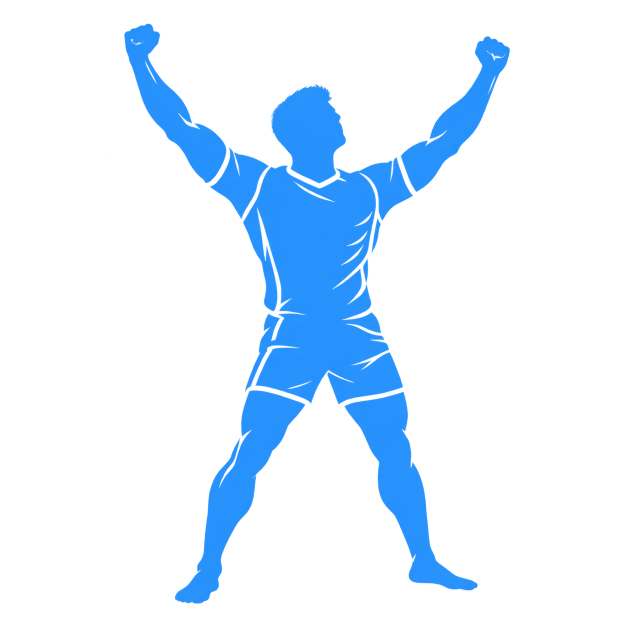
#> input picture kabaddi-game/tools/ui_art/src/art_celebrate.png, 1254 x 1254 px, given in place of icon_source.webp, which was not available (shown at 1/2 size)
$ python import_art.py
#> lines starting #> are read from the running program, lines starting #| are printed output that depends on the picture; pictures that were not available may be replaced by others from this repository, and a replacement may not be noted
#!/usr/bin/env python3
"""The app icon and the menus' coloured figures, from the art in tools/ui_art/src.

    python3 tools/ui_art/import_art.py

src/icon_source.webp (a painted raider reaching, a defender at his thigh) becomes the launcher icon:
assets/icon/icon_bg_432.png is the adaptive icon's background, the picture full bleed, framed so his face,
his reaching hand and the hand on his thigh are inside the 72 dp a launcher shows of the 108 dp canvas (a
circle on some phones); assets/icon/icon_fg_432.png is an empty foreground; assets/icon/icon_192.png is the
icon for launchers without adaptive icons, and assets/icon/icon_512.png the project's own (the web build's).

src/art_*.png and .webp (flat silhouettes, already in the home screen tiles' colours) are cropped to the
figure and scaled down into assets/ui/art_*.png, keeping their transparency.
"""
import os

from PIL import Image, ImageFilter

HERE = os.path.dirname(os.path.abspath(__file__))
SRC = os.path.join(HERE, "src")
ROOT = os.path.normpath(os.path.join(HERE, "..", ".."))

# The icon's frame on the source picture (1254 px square): the 108 dp canvas is FRAME px across round CENTRE;
# the middle two thirds of it are what a launcher shows.
CENTRE = (590, 560)
FRAME = 1300
ART_MAX = 900   # px, the longest side of a menu figure


def icon():
    src = Image.open(os.path.join(SRC, "icon_source.webp")).convert("RGB")
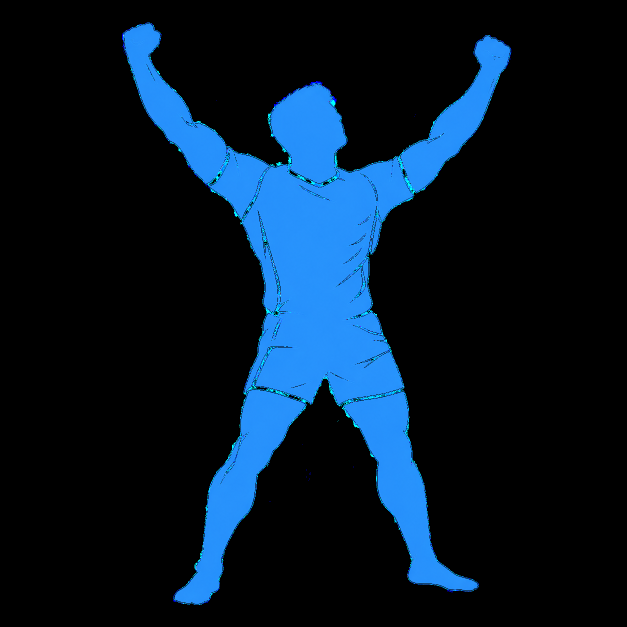
#> src: PIL image 1254x1254 RGB (shown at 1/2 size); mean R, G, B 6, 23.8, 40.8
    w = src.width
#> w = 1254
    # Past the picture's edges (only in the margin a launcher masks off, seen while an icon is dragged or
    # animated), the picture itself, blurred and stretched.
    pad = FRAME
    base = src.resize((w + 2 * pad, w + 2 * pad), Image.LANCZOS).filter(ImageFilter.GaussianBlur(40))
    base.paste(src, (pad, pad))
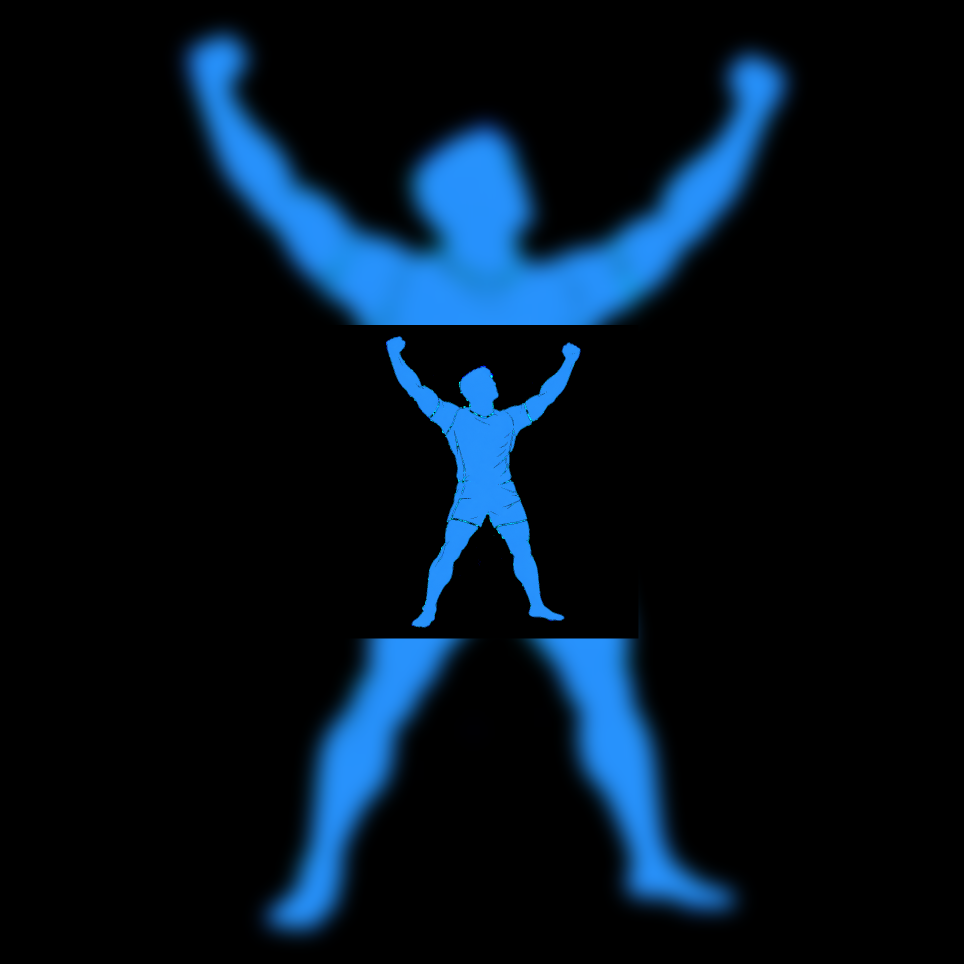
#> base: PIL image 3854x3854 RGB (shown at 1/4 size); mean R, G, B 4.3, 17, 29
    cx, cy = CENTRE[0] + pad, CENTRE[1] + pad
    half = FRAME // 2
    canvas = base.crop((cx - half, cy - half, cx + half, cy + half))
    out = os.path.join(ROOT, "assets", "icon")
    os.makedirs(out, exist_ok=True)
    canvas.resize((432, 432), Image.LANCZOS).save(os.path.join(out, "icon_bg_432.png"), optimize=True)
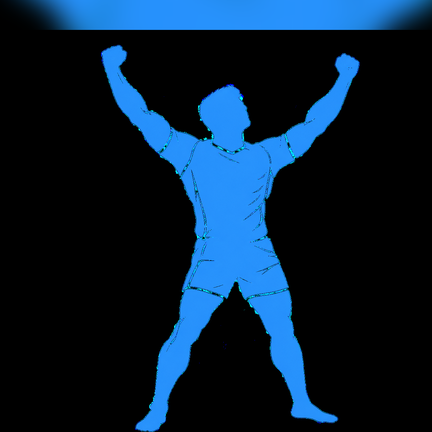
#> saved as icon_bg_432.png: PIL image 432x432 RGB; mean R, G, B 7.7, 30.3, 51.8
    Image.new("RGBA", (432, 432), (0, 0, 0, 0)).save(os.path.join(out, "icon_fg_432.png"), optimize=True)
    # The square icons: what the adaptive one shows.
    vis = FRAME * 72 // 108
    shown = base.crop((cx - vis // 2, cy - vis // 2, cx + vis // 2, cy + vis // 2))
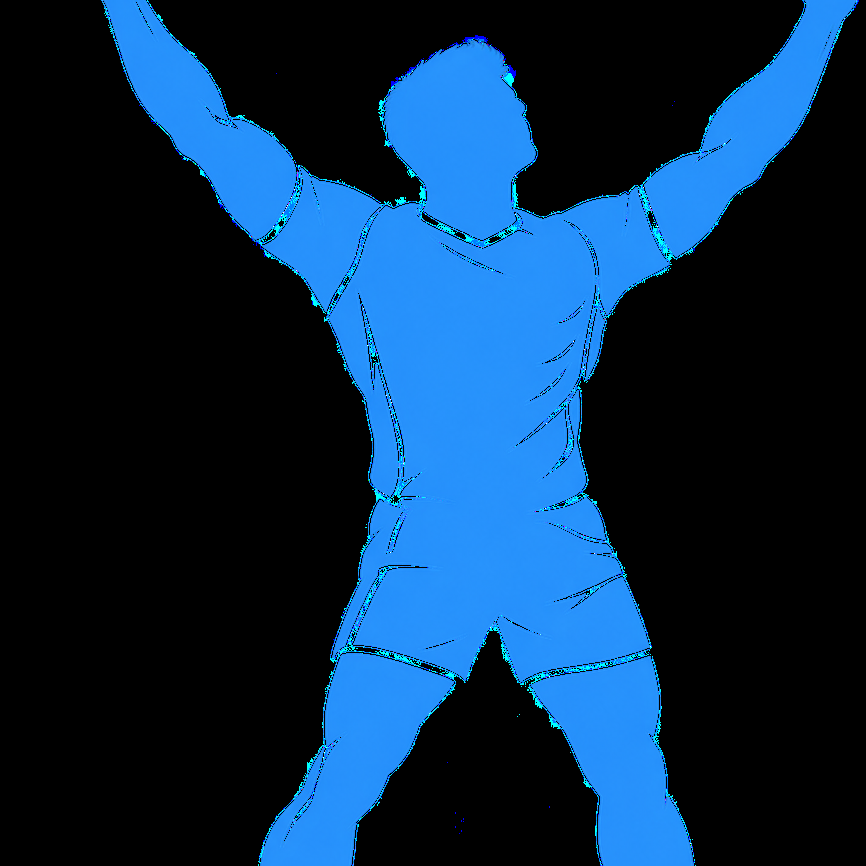
#> shown: PIL image 866x866 RGB; mean R, G, B 10.9, 43.1, 73.8
    shown.resize((192, 192), Image.LANCZOS).save(os.path.join(out, "icon_192.png"), optimize=True)
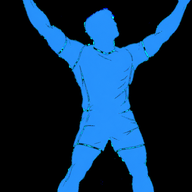
#> saved as icon_192.png: PIL image 192x192 RGB; mean R, G, B 10.9, 43.3, 73.9
    shown.resize((512, 512), Image.LANCZOS).save(os.path.join(out, "icon_512.png"), optimize=True)
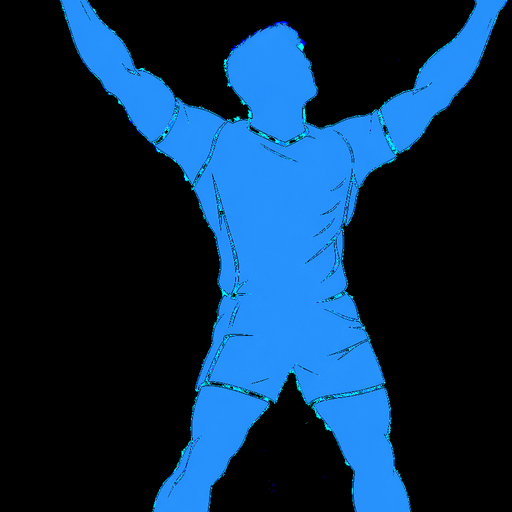
#> saved as icon_512.png: PIL image 512x512 RGB; mean R, G, B 10.9, 43.2, 73.7
    print("icon:", out)


def figures():
    out = os.path.join(ROOT, "assets", "ui")
    for f in sorted(os.listdir(SRC)):
        name, ext = os.path.splitext(f)
        if not name.startswith("art_") or ext not in (".png", ".webp"):
            continue
        im = Image.open(os.path.join(SRC, f)).convert("RGBA")
#> im is the input picture: PIL image 1254x1254 RGBA; mean R, G, B, A 6, 23.8, 40.8, 36.9
        box = im.split()[3].point(lambda v: 255 if v > 20 else 0).getbbox()
#> box = (248, 47, 1020, 1208)
        if box:
            pad = 16
            box = (max(0, box[0] - pad), max(0, box[1] - pad), min(im.width, box[2] + pad), min(im.height, box[3] + pad))
#> box = (232, 31, 1036, 1224)
            im = im.crop(box)
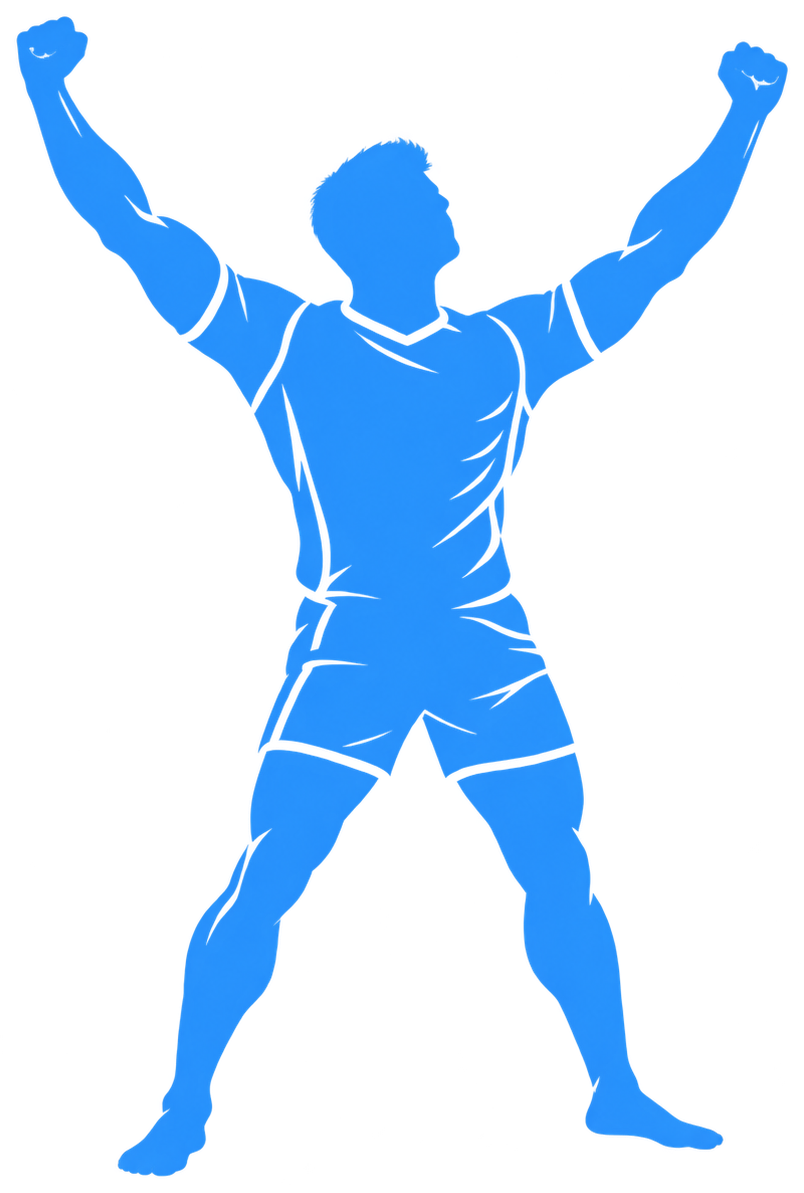
#> im: PIL image 804x1193 RGBA; mean R, G, B, A 9.9, 39, 66.8, 60.4; transparent parts drawn white
        k = min(1.0, ART_MAX / max(im.size))
#> k = 0.754
        if k < 1.0:
            im = im.resize((round(im.width * k), round(im.height * k)), Image.LANCZOS)
#> im: PIL image 607x900 RGBA
        im.save(os.path.join(out, name + ".png"), optimize=True)
        print(name, im.size)
#| art_celebrate (607, 900)
#> pass 2 of the loop in figures, `for f in sorted(os.listdir(SRC)):`:
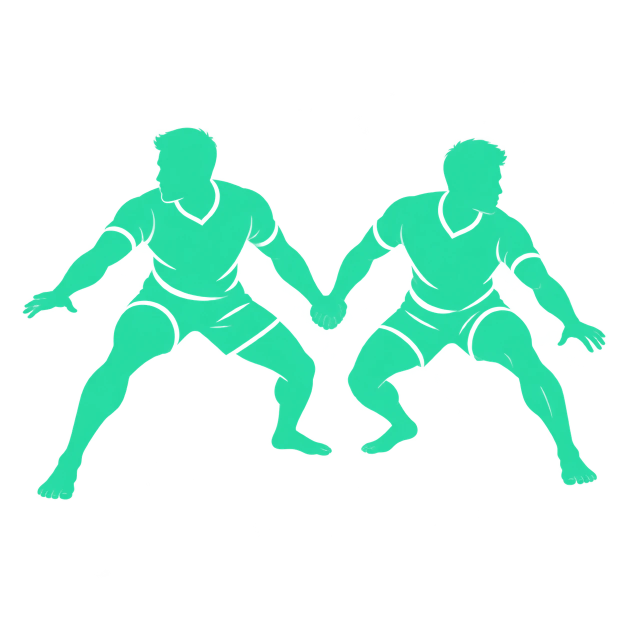
#> input picture kabaddi-game/tools/ui_art/src/art_chain.webp, 1254 x 1254 px (shown at 1/2 size)
#> in figures, im is the input picture: PIL image 1254x1254 RGBA; mean R, G, B, A 11.9, 52.7, 41, 45
#> in figures, `box = im.split()[3].point(lambda v: 255 if v > 20 else 0).getbbox()`: box = (45, 255, 1211, 1000)
#> in figures, `box = (max(0, box[0] - pad), max(0, box[1] - pad), min(im.width, box[2..`: box = (29, 239, 1227, 1016)
#> in figures, `im = im.crop(box)`:
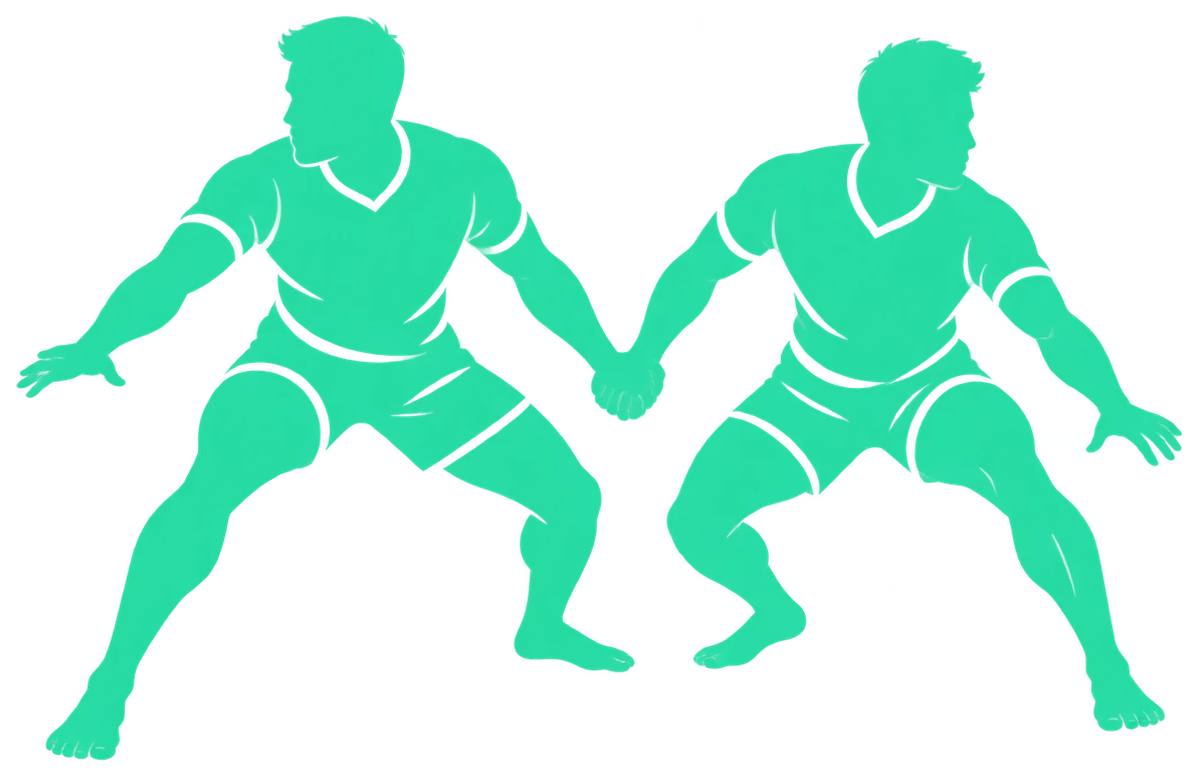
#> im: PIL image 1198x777 RGBA; mean R, G, B, A 20.1, 89, 69.3, 76; transparent parts drawn white
#| art_chain (900, 584)
#> pass 3 of the loop in figures, `for f in sorted(os.listdir(SRC)):`:
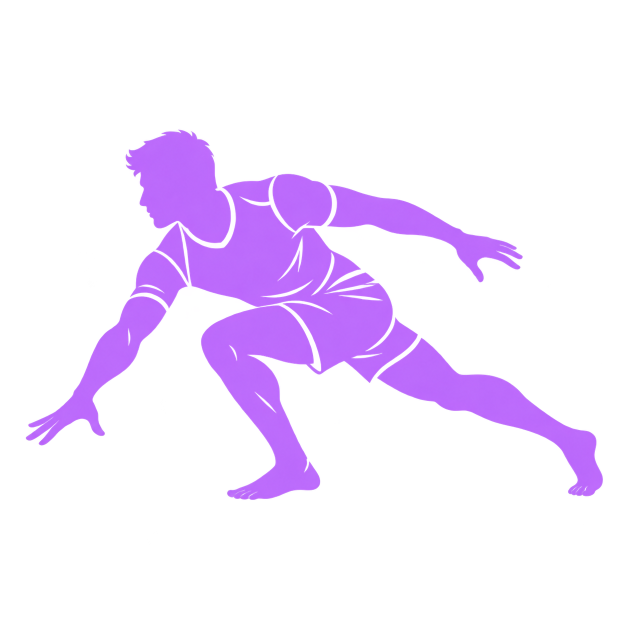
#> input picture kabaddi-game/tools/ui_art/src/art_lunge.png, 1254 x 1254 px (shown at 1/2 size)
#> in figures, im is the input picture: PIL image 1254x1254 RGBA; mean R, G, B, A 33.2, 18.1, 44.2, 39.4
#> in figures, `box = im.split()[3].point(lambda v: 255 if v > 20 else 0).getbbox()`: box = (51, 259, 1206, 1000)
#> in figures, `box = (max(0, box[0] - pad), max(0, box[1] - pad), min(im.width, box[2..`: box = (35, 243, 1222, 1016)
#> in figures, `im = im.crop(box)`:
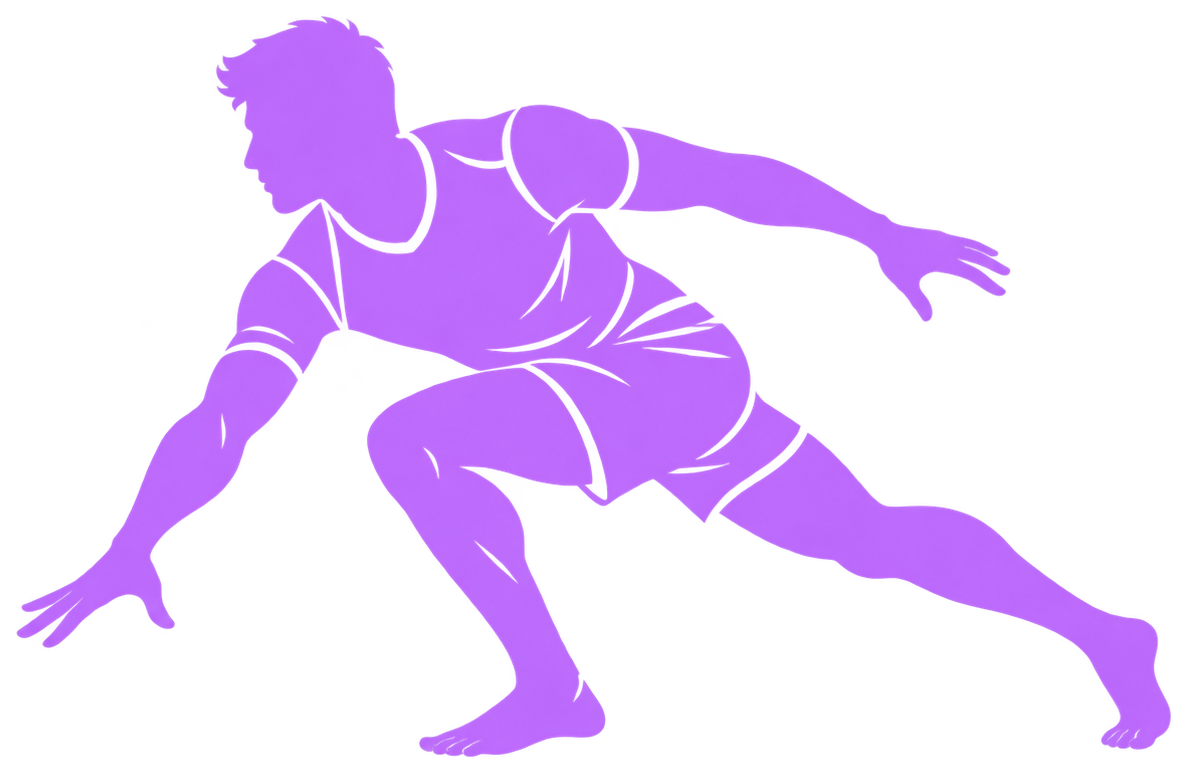
#> im: PIL image 1187x773 RGBA; mean R, G, B, A 57, 31, 75.8, 67.5; transparent parts drawn white
#| art_lunge (900, 586)
#> the loop made 4 passes; the first 3 are shown


if __name__ == "__main__":
    icon()
    figures()
